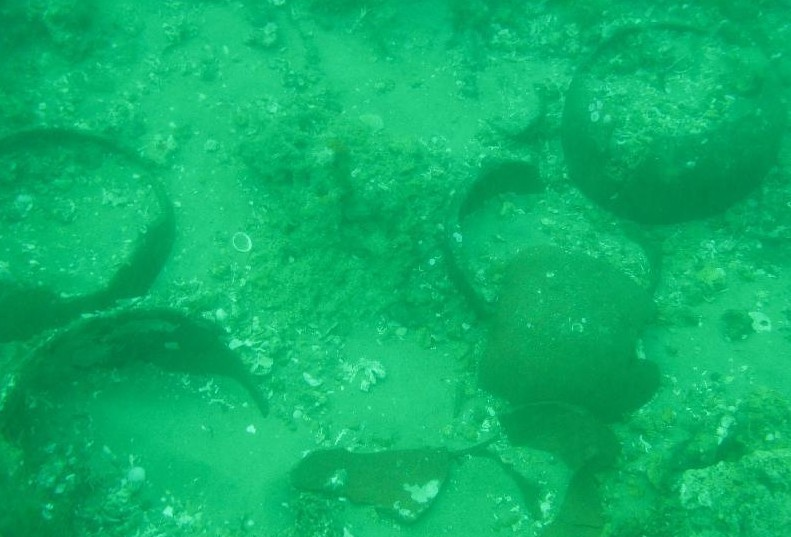
#> input picture data/raw-890/18_img_.png, 791 x 537 px, found by its file name
$ jupyter execute --allow-errors underwater-image-enchancement.ipynb   (text cells are left out)
#> lines starting #> are read from the running program, lines starting #| are printed output that depends on the picture; pictures that were not available may be replaced by others from this repository, and a replacement may not be noted
[cell 1]
import os
import numpy as np
import cv2
import matplotlib.pyplot as plt
from scipy.ndimage import laplace
import scipy
import maxflow

[cell 2]
DATASET_PATH = "./raw-890/raw-890"

[cell 3]
image = cv2.imread(os.path.join(DATASET_PATH, "18_img_.png"))
#> image is the input picture: shape (537, 791, 3); mean B, G, R 104.3, 177, 12.3
image = cv2.cvtColor(image, cv2.COLOR_BGR2RGB)
print("Image shape :", image.shape )
#| Image shape : (537, 791, 3)
plt.imshow(image)
plt.show()

[cell 4]
image = cv2.imread(os.path.join(DATASET_PATH, "22_img_.png"))
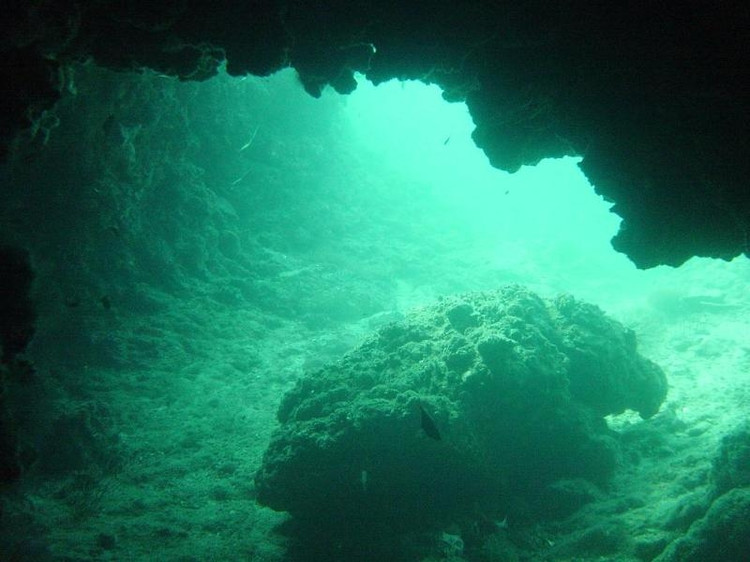
#> input picture raw-890/raw-890/102_img_.png, 750 x 562 px, given in place of 22_img_.png, which was not available
#> image is the input picture: shape (562, 750, 3); mean B, G, R 91.7, 114.3, 30.3
image = cv2.cvtColor(image, cv2.COLOR_BGR2RGB)
print("Image shape :", image.shape )
#| Image shape : (562, 750, 3)
plt.imshow(image)
plt.show()

[cell 5]
patch_size = (10, 10)
omega = 0.9
rho = 0.12
sigma_s , sigma_r = 5, 0.1
lamb = 1e-4
beta = 0.01

[cell 6]
def dark_channel_prior_dehaze(image):
    """
    This function is used for dehazing an image.
    It removes the haze using dark channel prior technique

    :param image: numpy.ndarray
    :return: numpy.ndarray
    """
    # Compute the dark channel prior of the input hazy image.
    kernel = np.ones(patch_size, dtype=np.uint8)
    dark_channel = cv2.erode(np.min(image, axis=2), kernel, iterations=1).astype(np.uint8)
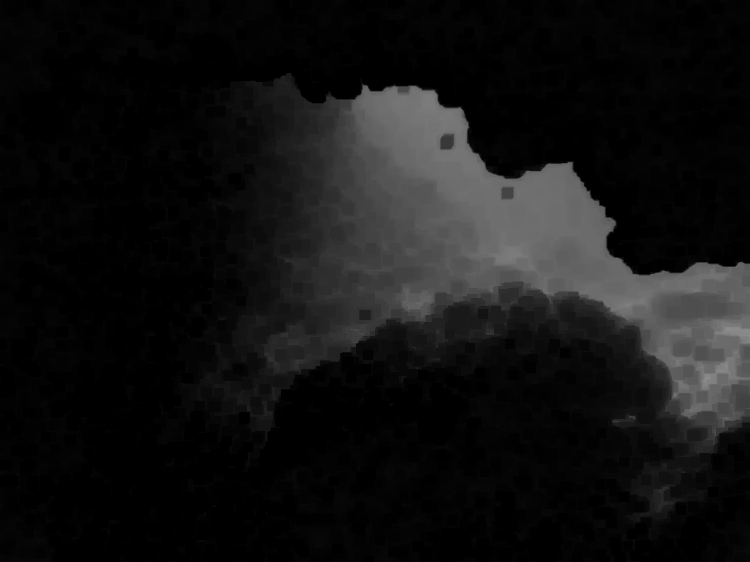
#> dark_channel: shape (562, 750); min 0, max 142, mean 18.7

    plt.title("Dark channel")
    plt.imshow(dark_channel, cmap='gray')
    plt.show()
    gray_image = cv2.cvtColor(image, cv2.COLOR_BGR2GRAY)
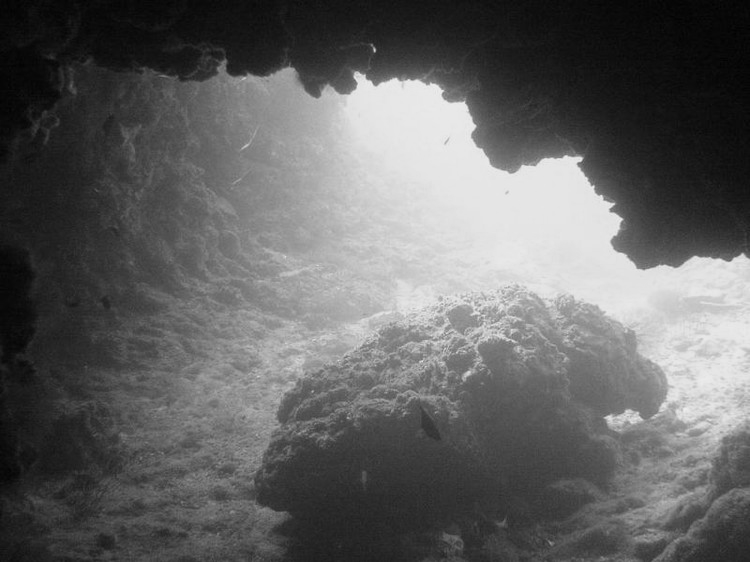
#> gray_image: shape (562, 750); min 1, max 237, mean 98

    # We first pick the top 0.1 percent brightest pixels in the dark channel
    top_k = 0.01 * dark_channel.shape[0] * dark_channel.shape[1]
#> top_k = 4215

    # It returns unique values and their counts
    keys, nums = np.unique(dark_channel, return_counts=True)
#> keys = 143 values from 0 to 142; nums = 143 values, max 107141 at index 0, min 2 at index 142, mean 2947.6
    counter = {k: v for k, v in zip(keys, nums)}
#> counter = 143 items

    # Among these pixels, the pixels with highest intensity
    # in the input image I are selected as the atmospheric light.
    accum = 0
    candidate = 255
    while candidate >= 0:
        if candidate in counter:
            accum += counter[candidate]
            if accum >= top_k:
                break
        candidate -= 1
#> this loop made 141 passes
#> accum on passes 114 to 125: 2, 8, 16, 27, 51, 95, 183, 199, 223, 254, 274, 320
#> after the loop, accum = 4442; candidate = 115

    # Estimate the global atmospheric light in the input image.
    arg_A = np.argwhere(gray_image == np.max(gray_image[dark_channel >= candidate]))
#> arg_A = 23 rows, first 8: [85, 433], [86, 428], [86, 436], [87, 433], [87, 434], [90, 439], [91, 439], [93, 436]
    atmospheric_light = image[arg_A[0, 0], arg_A[0, 1], :]
#> atmospheric_light = [121, 255, 238]


    # Compute the transmission map of the input image using
    # the dark channel prior and atmospheric light.
    image_div_atmos = np.zeros(image.shape, dtype=np.float64)
    for i in range(3):
        image_div_atmos[:, :, i] = image[:, :, i] / atmospheric_light[i]
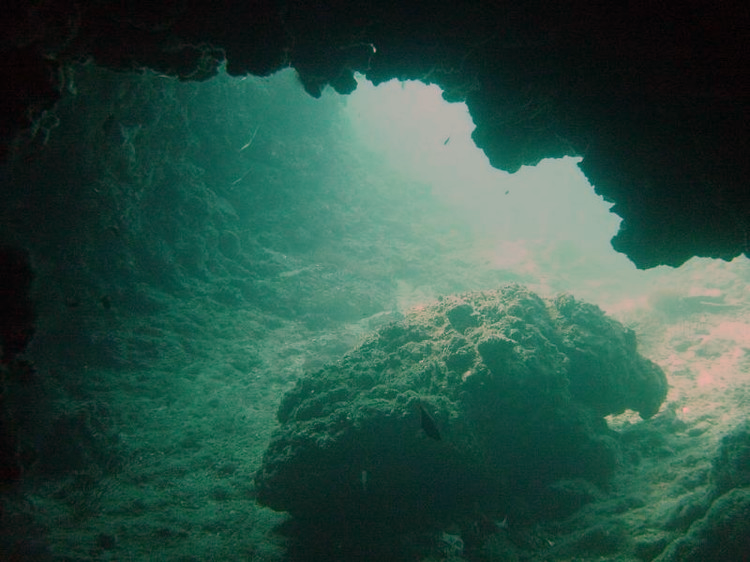
#> image_div_atmos: shape (562, 750, 3) float64; mean R, G, B 0.25, 0.448, 0.385; drawn with min black and max white

    transmission_map = 1 - omega * cv2.erode(np.min(image_div_atmos, axis=2), kernel, iterations=1)
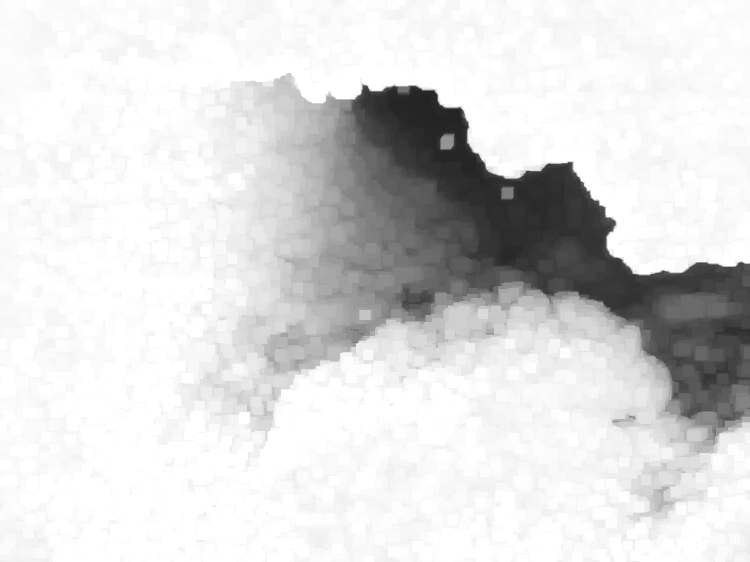
#> transmission_map: shape (562, 750) float64; min 0.138, max 1, mean 0.863
    plt.title("Transmission Map Before Soft Matting")
    plt.imshow(transmission_map, cmap='gray')
    plt.show()
    # Refine transmission map
    # calculate prior confidence
    prior_confidence = lamb * np.ones(transmission_map.shape, dtype=np.float64)
    # compute laplacian
    # print("Before laplacian")
    laplacian = compute_laplacian(image)
    print(laplacian.shape)
    # compute confidence
    confidence = scipy.sparse.diags(prior_confidence.ravel())
    print(confidence.shape)
    print("Before solution")
    solution = scipy.sparse.linalg.spsolve(
        laplacian + confidence,
        transmission_map.ravel() * prior_confidence.ravel()
    )
    print("After solution")
    soft_matted_image = np.minimum(np.maximum(solution.reshape(transmission_map.shape), 0), 1)
    refined_transmission_map = cv2.bilateralFilter(soft_matted_image.astype(np.float32), 0, sigma_s, sigma_r)
    refined_transmission_map = np.clip(refined_transmission_map, 0, 1)

    # Remove the haze from the input image using the estimated transmission map and atmospheric light.
    output = np.zeros(image.shape, dtype=np.float64)
    for i in range(3):
        output[:, :, i] = (output[:, :, i] - atmospheric_light[i]) / np.maximum(refined_transmission_map, 0.1) + atmospheric_light[i]
    # Clip the pixel values of the output image to the range of [0, 255]
    output = np.clip(output, 0, 255).astype(np.uint8)

    # Calculate scene depth

    depth = -np.log(refined_transmission_map + 1e-8) / beta
    depth_map = np.clip(depth, 0, 255).astype(np.uint8)
    depth_map = cv2.applyColorMap(depth_map, 11)

    return output, refined_transmission_map, depth_map
